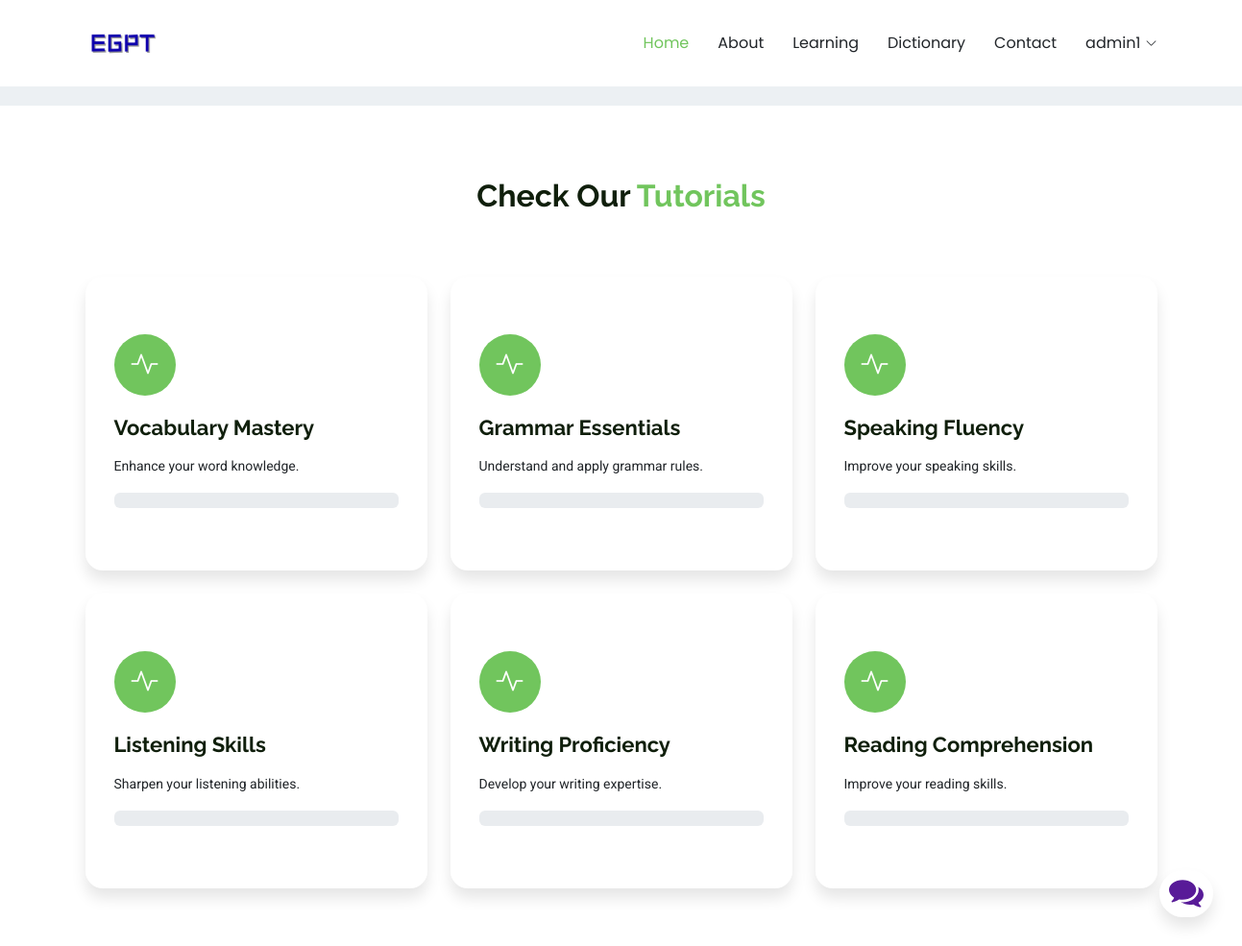
The page /learning (signed in) on the database its author committed.
### EGPT/models.py (models this page shows, shortened)
class User(db.Model, UserMixin):
    id = db.Column(db.Integer, primary_key=True)
    first_name = db.Column(db.String(20), nullable=False)
    last_name = db.Column(db.String(20), nullable=False)
    username = db.Column(db.String(20), unique=True, nullable=False)
    email = db.Column(db.String(120), unique=True, nullable=False)
    image_file = db.Column(db.String(20), nullable=False, default='default.jpg')
    is_admin = db.Column(db.Boolean, default=False)
    password = db.Column(db.String(60), nullable=False)
    progress = db.relationship('UserProgress', backref='user', lazy=True)
    messages = db.relationship('Messages', backref='user', lazy=True)

class Service(db.Model):
    id = db.Column(db.Integer, primary_key=True)
    name = db.Column(db.String(100), unique=True, nullable=False)
    description = db.Column(db.Text, nullable=True)
    tutorials = db.relationship('Tutorial', backref='service', lazy=True)

### EGPT/main/routes.py (the view)
@main.route('/learning', methods=['GET'])
def learning():
    services = Service.query.all()
    service_list = []
    for service in services:
        total_tutorials = len(service.tutorials)
        if current_user.is_authenticated:
            viewed_tutorials = UserProgress.query.filter_by(user_id=current_user.id, is_viewed=True).filter(UserProgress.tutorial_id.in_([t.id for t in service.tutorials])).count()
            progress = (viewed_tutorials / total_tutorials) * 100 if total_tutorials > 0 else 0
        else:
            progress = 0
        service_list.append({
            'name': service.name,
            'description': service.description,
            'progress': progress
        })
    return render_template('learning.html', services=service_list)

### EGPT/models.py (called while the page is built)
@login_manager.user_loader
def load_user(user_id):
    return User.query.get(int(user_id))

### EGPT/templates/learning.html (shortened to what this page needs)
{% extends 'layout.html' %}
{% block content %}
<link href="{{url_for('static', filename='css/services.css')}}" rel="stylesheet">
<section id="services" class="services section">
  <div class="container section-title" data-aos="fade-up">
    <div><span>Check Our</span> <span class="description-title">Tutorials</span></div>
  </div>
  <div class="container">
    <div class="row gy-4">
      {% for service in services %}
    <div class="col-lg-4 col-md-6" data-aos="fade-up" data-aos-delay="{{ loop.index * 100 }}">
        <div class="service-item position-relative">
            <div class="icon">
                <i class="bi bi-activity"></i>
            </div>
            <a href="{{ url_for('main.service_detail', service_name=service.name.replace(' ', '_')) }}" class="stretched-link">
                <h3>{{ service.name }}</h3>
            </a>
            <p>{{ service.description }}</p>
            <div class="progress mt-3">
            </div>
        </div>
    </div>
{% endfor %}
    </div>
  </div>
</section>
{% endblock content %}

### EGPT/templates/layout.html (shortened to what this page needs)
<!DOCTYPE html>
<html lang="en">
<head>
  <link href="{{url_for('static', filename='vendor/bootstrap/css/bootstrap.min.css')}}" rel="stylesheet">
  <link href="{{url_for('static', filename='vendor/bootstrap-icons/bootstrap-icons.css')}}" rel="stylesheet">
  <link href="{{url_for('static', filename='vendor/aos/aos.css')}}" rel="stylesheet">
  <link href="{{url_for('static', filename='vendor/glightbox/css/glightbox.min.css')}}" rel="stylesheet">
  <link href="{{url_for('static', filename='css/main.css')}}" rel="stylesheet">
  <link href="{{url_for('static', filename='css/chatbot.css')}}" rel="stylesheet">
  <link href="{{url_for('static', filename='css/about.css')}}" rel="stylesheet">
  <link href="{{url_for('static', filename='css/contact.css')}}" rel="stylesheet">
  <link href="{{url_for('static', filename='css/messages.css')}}" rel="stylesheet">
</head>
<body class="index-page">
  <header id="header" class="header d-flex align-items-center sticky-top">
    <div class="container-fluid container-xl position-relative d-flex align-items-center justify-content-between">
      <a href="{{url_for('main.home')}}" class="logo d-flex align-items-center">
        <img src="{{url_for('static', filename='img/egpt.png')}}" alt="">
      </a>
      <nav id="navmenu" class="navmenu">
        <ul>
          <li><a href="{{url_for('main.home')}}" class="active">Home</a></li>
          <li><a href="{{url_for('main.about')}}">About</a></li>
          {% if current_user.is_authenticated %}
            <li><a href="{{url_for('main.learning')}}">Learning</a></li>
          {%endif %}
          <li><a href="{{url_for('main.dictionary')}}">Dictionary</a></li>
          <li><a href="{{url_for('main.contact_us')}}">Contact</a></li>
          {% if current_user.is_authenticated %}
          <li class="dropdown"><a href="#"><span> {{current_user.username}}</span> <i class="bi bi-chevron-down toggle-dropdown"></i></a>
          </li>
          {%else:%}
            <li><a href="{{ url_for('users.register') }}">Login/SignUp</a></li>
          {%endif%}
        </ul>
      </nav>
    </div>
  </header>
  <main>
 {% block content %}{% endblock %}
 <div class="chatbox">
  <div class="chatbox__button">
      <button><img src="{{ url_for('static', filename='img/chatbox-icon.svg') }}" /></button>
  </div>
</div>
</main>
</body>
</html>

### EGPT/static/css/main.css (style rules this page uses)
:root { --default-font: "Roboto", system-ui, -apple-system, "Segoe UI", Roboto, "Helvetica Neue", Arial, "Noto Sans", "Liberation Sans", sans-serif, "Apple Color Emoji", "Segoe UI Emoji", "Segoe UI Symbol", "Noto Color Emoji"; --heading-font: "Raleway", sans-serif; --nav-font: "Poppins", sans-serif; }
:root { --background-color: #ffffff; --default-color: #212529; --heading-color: #101f0c; --accent-color: #71c55d; --surface-color: #ffffff; --contrast-color: #ffffff; }
:root { --nav-color: #212529; --nav-hover-color: #71c55d; --nav-mobile-background-color: #ffffff; --nav-dropdown-background-color: #ffffff; --nav-dropdown-color: #212529; --nav-dropdown-hover-color: #71c55d; }
:root { scroll-behavior: smooth; }
body { color: var(--default-color); background-color: var(--background-color); font-family: var(--default-font); }
a { color: var(--accent-color); text-decoration: none; transition: 0.3s; }
h1, h2, h3, h4, h5, h6 { color: var(--heading-color); font-family: var(--heading-font); }
.header { color: var(--default-color); background-color: var(--background-color); padding: 15px 0; transition: all 0.5s; z-index: 997; }
.header .logo { line-height: 1; }
.header .logo img { max-height: 32px; margin-right: 8px; }
@media (min-width: 1200px) { .navmenu { padding: 0; } }
@media (min-width: 1200px) { .navmenu ul { margin: 0; padding: 0; display: flex; list-style: none; align-items: center; } }
@media (min-width: 1200px) { .navmenu li { position: relative; } }
@media (min-width: 1200px) { .navmenu a, .navmenu a:focus { color: var(--nav-color); padding: 18px 15px; font-size: 16px; font-family: var(--nav-font); font-weight: 400; display: flex; align-items: center; justify-content: space-between; white-space: nowrap; transition: 0.3s; } }
@media (min-width: 1200px) { .navmenu a i, .navmenu a:focus i { font-size: 12px; line-height: 0; margin-left: 5px; transition: 0.3s; } }
@media (min-width: 1200px) { .navmenu li:last-child a { padding-right: 0; } }
@media (min-width: 1200px) { .navmenu li:hover>a, .navmenu .active, .navmenu .active:focus { color: var(--nav-hover-color); } }
section, .section { color: var(--default-color); background-color: var(--background-color); padding: 60px 0; scroll-margin-top: 90px; overflow: clip; }
.section-title { text-align: center; padding-bottom: 60px; position: relative; }
.section-title div { color: var(--heading-color); margin: 10px 0 0 0; font-size: 32px; font-weight: 700; font-family: var(--heading-font); }
.section-title div .description-title { color: var(--accent-color); }
.description-title { color: var(--accent-color); }

### EGPT/static/css/chatbot.css (style rules this page uses)
.chatbox { position: absolute; bottom: 30px; right: 30px; --primaryGradient: linear-gradient(93.12deg, #581B98 0.52%, #9C1DE7 100%); --secondaryGradient: linear-gradient(268.91deg, #581B98 -2.14%, #9C1DE7 99.69%); --primaryBoxShadow: 0px 10px 15px rgba(0, 0, 0, 0.1); --secondaryBoxShadow: 0px -10px 15px rgba(0, 0, 0, 0.1); --primary: #581B98; }
.chatbox__button { text-align: right; }
.chatbox__button button, .chatbox__button button:focus, .chatbox__button button:visited { padding: 10px; background: white; border: none; outline: none; border-radius: 50px; box-shadow: 0px 10px 15px rgba(0, 0, 0, 0.1); cursor: pointer; }

### EGPT/static/css/messages.css (style rules this page uses)
main { margin-top: 20px; }

### EGPT/static/css/services.css (style rules this page uses)
.services .service-item { background-color: var(--surface-color); box-shadow: 0px 5px 90px 0px rgba(0, 0, 0, 0.1); padding: 60px 30px; transition: all ease-in-out 0.3s; border-radius: 18px; border-bottom: 5px solid var(--surface-color); height: 100%; }
.services .service-item .icon { color: var(--contrast-color); background: var(--accent-color); margin: 0; width: 64px; height: 64px; border-radius: 50px; display: flex; align-items: center; justify-content: center; margin-bottom: 20px; font-size: 28px; transition: ease-in-out 0.3s; }
.services .service-item h3 { font-weight: 700; margin: 10px 0 15px 0; font-size: 22px; transition: ease-in-out 0.3s; }
.services .service-item p { line-height: 24px; font-size: 14px; margin-bottom: 0; }
.services .service-item { box-shadow: 0 10px 15px rgba(0, 0, 0, 0.1); }
body { background: #ecf0f3; }

### rows shown on the page
User: username "admin1"
Service: name "Vocabulary Mastery", description "Enhance your word knowledge."
Service: name "Grammar Essentials", description "Understand and apply grammar rules."
Service: name "Speaking Fluency", description "Improve your speaking skills."
Service: name "Listening Skills", description "Sharpen your listening abilities."
Service: name "Writing Proficiency", description "Develop your writing expertise."
Service: name "Reading Comprehension", description "Improve your reading skills."
